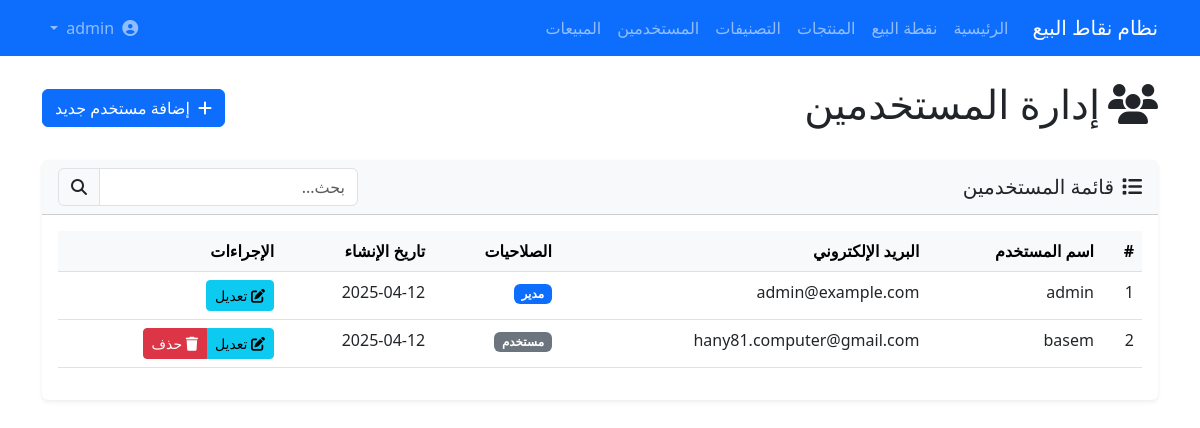
Screenshot of /users (signed in) with the database file from the repository.
### app/models.py (models this page shows, shortened)
class User(db.Model):
    id = db.Column(db.Integer, primary_key=True)
    username = db.Column(db.String(64), unique=True, nullable=False)
    email = db.Column(db.String(120), unique=True, nullable=False)
    password_hash = db.Column(db.String(128))
    is_admin = db.Column(db.Boolean, default=False)
    created_at = db.Column(db.DateTime, default=datetime.utcnow)

### app/routes.py (the view)
@app.route('/users')
@login_required
def users():
    if not session.get('is_admin'):
        flash('ليس لديك صلاحية للوصول إلى هذه الصفحة', 'danger')
        return redirect(url_for('index'))
    users = User.query.all()
    return render_template('users.html', users=users)

### app/routes.py (called while the page is built)
def login_required(f):
    @wraps(f)
    def decorated_function(*args, **kwargs):
        if 'user_id' not in session:
            flash('يرجى تسجيل الدخول للوصول إلى هذه الصفحة', 'warning')
            return redirect(url_for('login', next=request.url))
        return f(*args, **kwargs)
    return decorated_function

### app/templates/users.html (shortened to what this page needs)
{% extends 'base.html' %}
{% block content %}
<div class="d-flex justify-content-between align-items-center mb-4">
    <h1><i class="fas fa-users me-2"></i>إدارة المستخدمين</h1>
    <a href="{{ url_for('add_user') }}" class="btn btn-primary">
        <i class="fas fa-plus me-1"></i> إضافة مستخدم جديد
    </a>
</div>
<div class="card border-0 shadow-sm">
    <div class="card-header bg-light d-flex justify-content-between align-items-center">
        <h5 class="mb-0"><i class="fas fa-list me-2"></i>قائمة المستخدمين</h5>
        <div class="input-group" style="max-width: 300px;">
            <input type="text" id="search-users" class="form-control" placeholder="بحث...">
            <span class="input-group-text"><i class="fas fa-search"></i></span>
        </div>
    </div>
    <div class="card-body">
        <div class="table-responsive">
            <table class="table table-hover">
                <thead class="table-light">
                    <tr>
                        <th>#</th>
                        <th>اسم المستخدم</th>
                        <th>البريد الإلكتروني</th>
                        <th>الصلاحيات</th>
                        <th>تاريخ الإنشاء</th>
                        <th>الإجراءات</th>
                    </tr>
                </thead>
                <tbody>
                    {% for user in users %}
                    <tr>
                        <td>{{ user.id }}</td>
                        <td>{{ user.username }}</td>
                        <td>{{ user.email }}</td>
                        <td>
                            {% if user.is_admin %}
                            <span class="badge bg-primary">مدير</span>
                            {% else %}
                            <span class="badge bg-secondary">مستخدم</span>
                            {% endif %}
                        </td>
                        <td>{{ user.created_at.strftime('%Y-%m-%d') }}</td>
                        <td>
                            <div class="btn-group">
                                <a href="{{ url_for('edit_user', user_id=user.id) }}" class="btn btn-sm btn-info">
                                    <i class="fas fa-edit"></i> تعديل
                                </a>
                                {% if user.id != session.user_id %}
                                <button type="button" class="btn btn-sm btn-danger" data-bs-toggle="modal" data-bs-target="#deleteModal{{ user.id }}">
                                    <i class="fas fa-trash"></i> حذف
                                </button>
                                {% endif %}
                            </div>
                        </td>
                    </tr>
                    {% endfor %}
                </tbody>
            </table>
        </div>
    </div>
</div>
{% endblock %}

### rows the page displays
User: id "1", username "admin", email "admin@example.com", is_admin "مدير", created_at "2025-04-12"
User: id "2", username "basem", email "hany81.computer@gmail.com", is_admin "مستخدم", created_at "2025-04-12"
